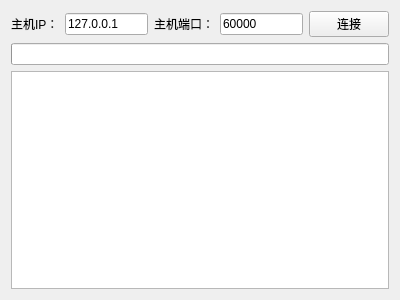
<?xml version="1.0" encoding="UTF-8"?>
<ui version="4.0">
 <class>Widget</class>
 <widget class="QWidget" name="Widget">
  <property name="geometry">
   <rect>
    <x>0</x>
    <y>0</y>
    <width>400</width>
    <height>300</height>
   </rect>
  </property>
  <property name="windowTitle">
   <string>Widget</string>
  </property>
  <layout class="QVBoxLayout" name="verticalLayout">
   <item>
    <layout class="QHBoxLayout" name="horizontalLayout">
     <item>
      <widget class="QLabel" name="label">
       <property name="text">
        <string>主机IP：</string>
       </property>
      </widget>
     </item>
     <item>
      <widget class="QLineEdit" name="lineEdit_ip">
       <property name="text">
        <string>127.0.0.1</string>
       </property>
      </widget>
     </item>
     <item>
      <widget class="QLabel" name="label_2">
       <property name="text">
        <string>主机端口：</string>
       </property>
      </widget>
     </item>
     <item>
      <widget class="QLineEdit" name="lineEdit_port">
       <property name="text">
        <string>60000</string>
       </property>
      </widget>
     </item>
     <item>
      <spacer name="horizontalSpacer">
       <property name="orientation">
        <enum>Qt::Horizontal</enum>
       </property>
       <property name="sizeHint" stdset="0">
        <size>
         <width>18</width>
         <height>20</height>
        </size>
       </property>
      </spacer>
     </item>
     <item>
      <widget class="QPushButton" name="btn_connect">
       <property name="text">
        <string>连接</string>
       </property>
      </widget>
     </item>
    </layout>
   </item>
   <item>
    <widget class="QProgressBar" name="progressBar">
     <property name="value">
      <number>-1</number>
     </property>
     <property name="textVisible">
      <bool>true</bool>
     </property>
    </widget>
   </item>
   <item>
    <widget class="QPlainTextEdit" name="plainTextEdit"/>
   </item>
  </layout>
 </widget>
 <layoutdefault spacing="6" margin="11"/>
 <resources/>
 <connections/>
</ui>
